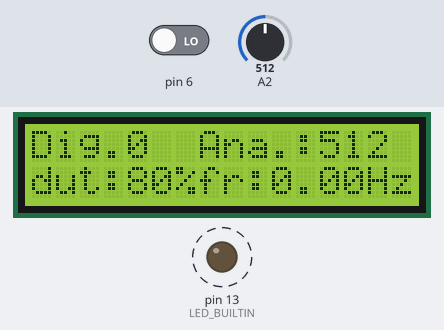
The sketch below on a simulated Arduino Uno, built with avr-gcc and run on an emulated ATmega328P. Shown: 16×2 character LCD, output pins drawn as LEDs (lit = HIGH). Dashed ring = blinking. The test bench sets the inputs (shaded band); at power-on: A2 = 512, pin 6 LOW.

Above: at 0.9 s.
1.5 s: A2 set to 190
At 1.9 s:
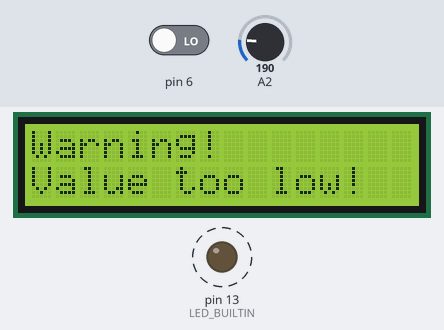
5.1 s: A2 set to 210
At 5.7 s:
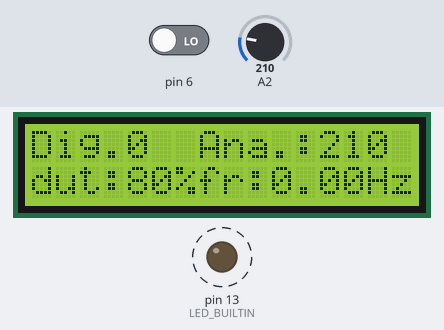
6.8 s: pin 6 driven HIGH
At 7.1 s:
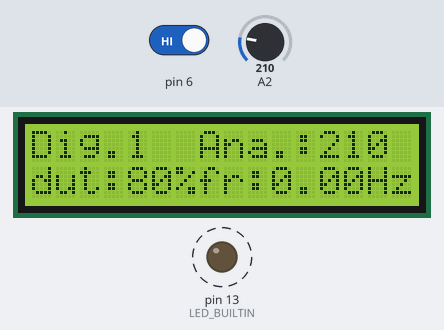
8.3 s: A2 set to 306
At 8.7 s:
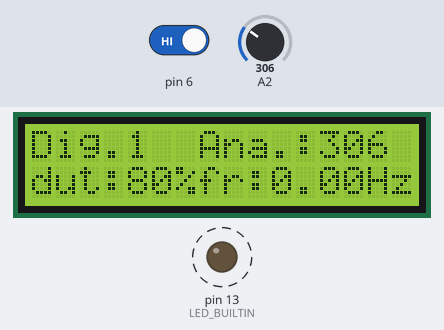
9.8 s: pin 6 driven LOW
At 10.3 s:
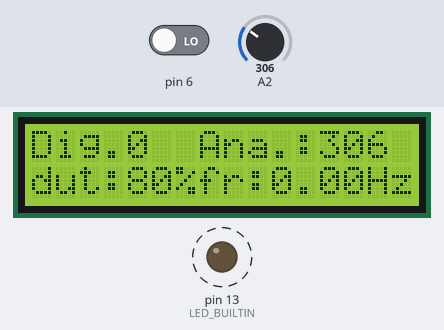
11.4 s: A2 set to 122
At 11.8 s:
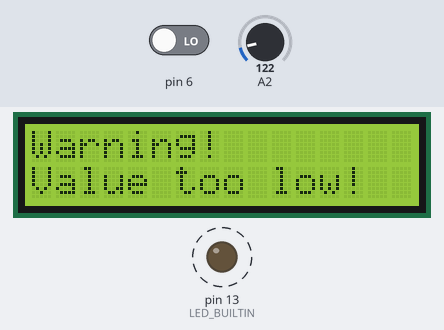
Timing chart, 0 to 14.6 s (numbered marks = the images above; inputs shaded):
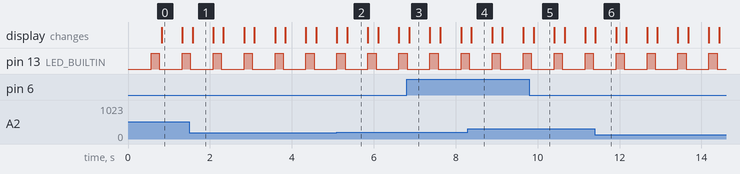

Measured:
- the behaviour switches between 199 and 200 on A2 (found by bisection; images 1 and 2)
- after the input at 1.5 s, the display: changes after 0.08 s (image 1)
- after the input at 5.1 s, the display: changes after 0.26 s (image 2)
- after the input at 6.8 s, the display: changes after 0.07 s (image 3)
- after the input at 8.3 s, the display: changes after 0.09 s (image 4)
- after the input at 9.8 s, the display: changes after 0.10 s (image 5)
- after the input at 11.4 s, the display: changes at once (image 6)
- by itself, pin 13 (LED_BUILTIN): alternates HIGH for 0.20 s and LOW for 0.56 s

The sketch:

week5.ino
```cpp
/* code edited on 30.1. by Enes Doganay and Josef Polasek */

// include the library code:
#include <LiquidCrystal.h>

// initialize the library by associating any needed LCD interface pin
// with the arduino pin number it is connected to
const int rs = 37, en = 36, d4 = 35, d5 = 34, d6 = 33, d7 = 32;
LiquidCrystal lcd(rs, en, d4, d5, d6, d7);

float blinkingFrequency;
int pinState;

// the setup function runs once when you press reset or power the board
void setup() {
  // set up the LCD's number of columns and rows:
  lcd.begin(16, 2);

  Serial.begin(9600);
  pinMode(LED_BUILTIN, OUTPUT);
  pinMode(6, INPUT);
  pinMode(A2, INPUT);
  pinMode(13, OUTPUT);
}

// the loop function runs over and over again forever
void loop() {
  delay(500);
  lcd.clear();
  const int pulse_high = 200;
  const int pulse_low = 50;
  const int pulse_duration = pulse_high + pulse_low;
  digitalWrite(13, 1);  // turn the LED on (HIGH is the voltage level)
  delay(pulse_high);          // wait for a second
  digitalWrite(13, 0);  // turn the LED off by making the voltage LOW
  delay(pulse_low);           // wait for a second

  if (analogRead(A2) < 200) {
    lcd.setCursor(0, 0);
    lcd.print("Warning!");
    lcd.setCursor(0, 1);
    lcd.print("Value too low!");
  }
  else {
    int pinState = digitalRead(6);

    lcd.setCursor(0, 0);
    lcd.print("Dig." + String(pinState));

    lcd.setCursor(7, 0);
    lcd.print("Ana.:" + String(analogRead(A2)));

    calculate(pulse_duration, pulse_high);
  }
}

void calculate(int pulse_duration, int high_duration) {
  float freq, duty_cycle;
  freq = 1 / (float)pulse_duration;
  duty_cycle = ((float)high_duration / (float)pulse_duration) * 100;
  lcd.setCursor(0, 1);
  lcd.print(String("dut:") + String((int)duty_cycle) + String("%"));
  lcd.setCursor(7, 1);
  lcd.print(String("fr:") + String(freq) + String("Hz"));
}
```
